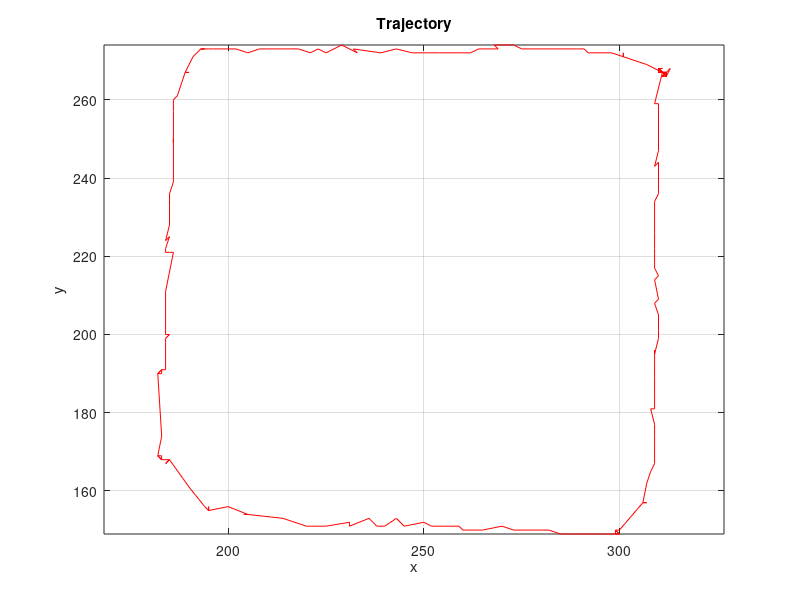

This figure's MATLAB source:
%% Tabula rasa
clear all
close all

%% Lab 06

% Import and plot the trajectory tracked in tracking.cpp
coordinates = importdata('Coordinates.txt');
plot(coordinates(:,1),coordinates(:,2),'-r');
grid on
axis equal
title('Trajectory');
xlabel('x');
ylabel('y');